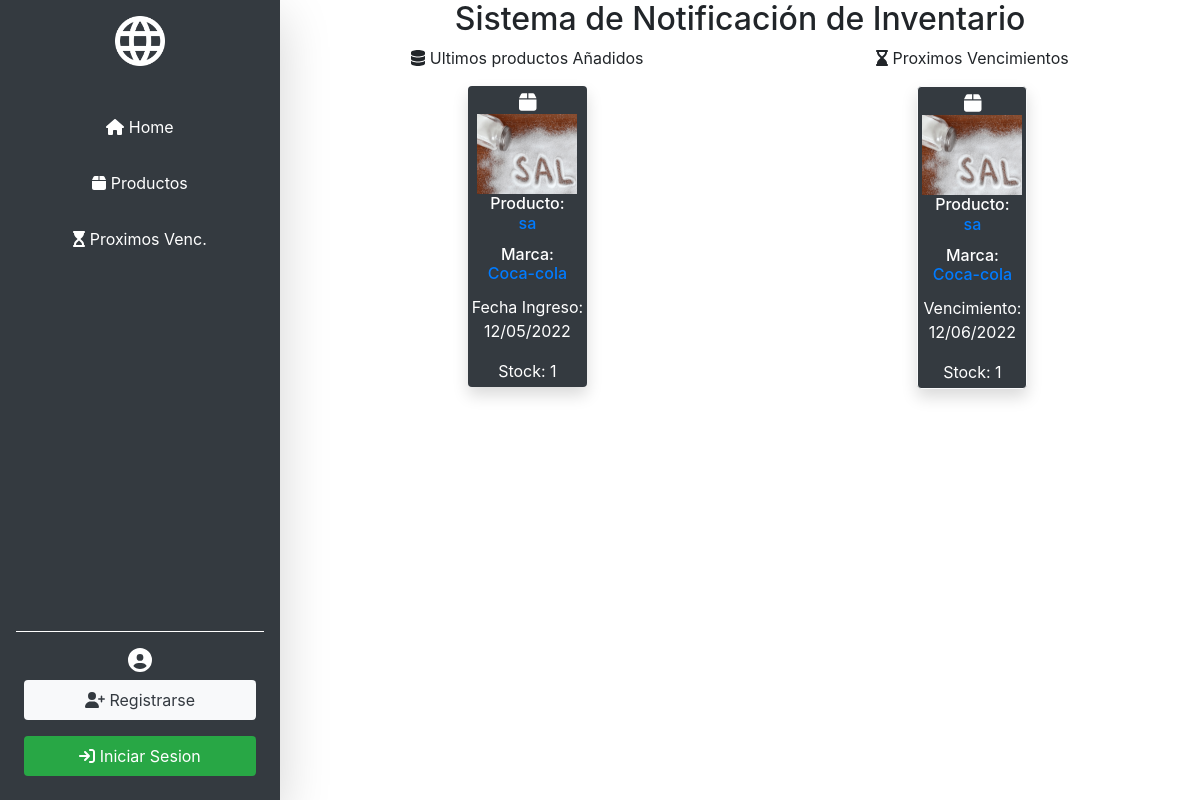
The page / on the database its author committed.
### gestor/models.py (models this page shows, shortened)
class Producto(models.Model):
    marca = models.CharField(max_length=50,default="Generic")
    producto = models.CharField(max_length=50,help_text="Ingrese materia prima (harina, huevos, levadura, etc.)")
    tipo = models.CharField(max_length=30, help_text="Si corresponde, ejemplo: nombre:harina | tipo:'leudante'/'0000' ")
    fechaIngreso = models.DateField('Fecha de Ingreso',blank=False,help_text="Fecha de Ingreso a la fabrica")
    fechaVnto = models.DateField('Fecha de Vencimiento',blank=False,help_text="Fecha indicada en el envase")
    fechaEnvasado = models.DateField('Fecha de Envasado',blank=False,help_text="Fecha indicada en el envase")
    stockIng= models.PositiveIntegerField('Stock de ingreso',blank=False,help_text="Cantidad por bultos/fardos/cajas")
    stockDisp= models.PositiveIntegerField('Stock disponible',blank=False) # Para los caso de obtener-consumir la materia prima
    codBulto = models.CharField('Codigo de Bulto',max_length=13,help_text="Codigo que figura en el bulto ",blank=False) # LOS FARDOS EN GRAL CONTIENEN UN CODIGO DEL MISMO
    imagen = models.ImageField(upload_to='',null=True) # borrar el img/
    class Meta:
        ordering = ['fechaVnto']

### gestor/views.py (the view)
# urls.py: path('',views.index, name='home'),
def index(request):
    ultimos_productos = list(Producto.objects.all())[-6:]
    productos_a_vencer = list(
        Producto.objects.all().order_by('fechaVnto'))[-6:]
    context = {
        'ultimos_productos': ultimos_productos,
        'productos_a_vencer': productos_a_vencer,
    }
    return render(request, 'index.html', context)

### gestor/templates/index.html (shortened to what this page needs)
{% extends "base.html" %} {% block content %}
<div class="d-flex flex-column">
    <div class="d-flex justify-content-around text-center">
        <div>
            <span class="d-block mb-2">
                <i class="fa-solid fa-database"></i>
                Ultimos productos Añadidos
            </span>
            <div class="container">
                <div class="row justify-content-center">
                    {% for producto in ultimos_productos %}
                    <div class=" m-2">
                        <div class="card bg-dark text-white shadow border-0 border-light text-center">
                            <div class="card-body p-1">
                                <i class="fa-solid fa-box fa-lg"></i>
                                <div><img class="img-fluid" style="width: 100px; height: 80px" src="{{producto.imagen.url}}"></div>
                                <h6 class="card-title">
                                    <span>Producto:<br></span>
                                    <a href="{% url 'productos_filt' producto.producto  %}">{{producto.producto | truncatewords:"1"}}</a>
                                </h6>
                                <h6 class="card-title">
                                    <span>Marca:<br></span>
                                    <a href="{% url 'productos_filt' producto.marca  %}">{{producto.marca | truncatewords:"1"}}</a>
                                </h6>
                                <p class="card-text">Fecha Ingreso:<br>{{producto.fechaIngreso | date:"SHORT_DATE_FORMAT"}}</p>
                                <p class="card-text">Stock: {{producto.stockDisp | truncatewords:"1"}}</p>
                            </div>
                        </div>
                    </div>
                     {% endfor %}
                </div>
            </div>
        </div>
        <div>
            <span class="d-block mb-2">
                <i class="fa-solid fa-hourglass-end"></i>
                Proximos Vencimientos
            </span>
            <div class="container">
                <div class="row justify-content-center">
                    {% for producto in productos_a_vencer %}
                    <div class=" m-2">
                        <div class="card bg-dark text-white shadow border-light text-center">
                            <div class="card-body p-1">
                                <i class="fa-solid fa-box fa-lg"></i>
                                <div><img class="img-fluid" style="width: 100px; height: 80px" src="{{producto.imagen.url}}"></div>
                                <h6 class="card-title">
                                    <span>Producto:<br></span>
                                    <a href="{% url 'productos_filt' producto.producto %}">{{producto.producto | truncatewords:"1"}}</a>
                                </h6>
                                <h6 class="card-title">
                                    <span>Marca:<br></span>
                                    <a href="{% url 'productos_filt' producto.marca %}">{{producto.marca | truncatewords:"1"}}</a>
                                </h6>
                                <p class="card-text">
                                    <span>Vencimiento:<br></span> {{producto.fechaVnto | date:"SHORT_DATE_FORMAT"}}</p>
                                <p class="card-text">
                                    <span>Stock:</span> {{producto.stockDisp | truncatewords:"1"}}</p>
                            </div>
                        </div>
                    </div>
                     {% endfor %}
                </div>
            </div>
        </div>
    </div>
</div>
{% endblock %}

### gestor/static/style.css (style rules this page uses)
body { min-height: 100vh; min-height: -webkit-fill-available; }
html { height: -webkit-fill-available; }

### rows shown on the page
Producto: imagen (picture), producto "sa", marca "Coca-cola", fechaIngreso "12/05/2022", stockDisp "1", fechaVnto "12/06/2022"
